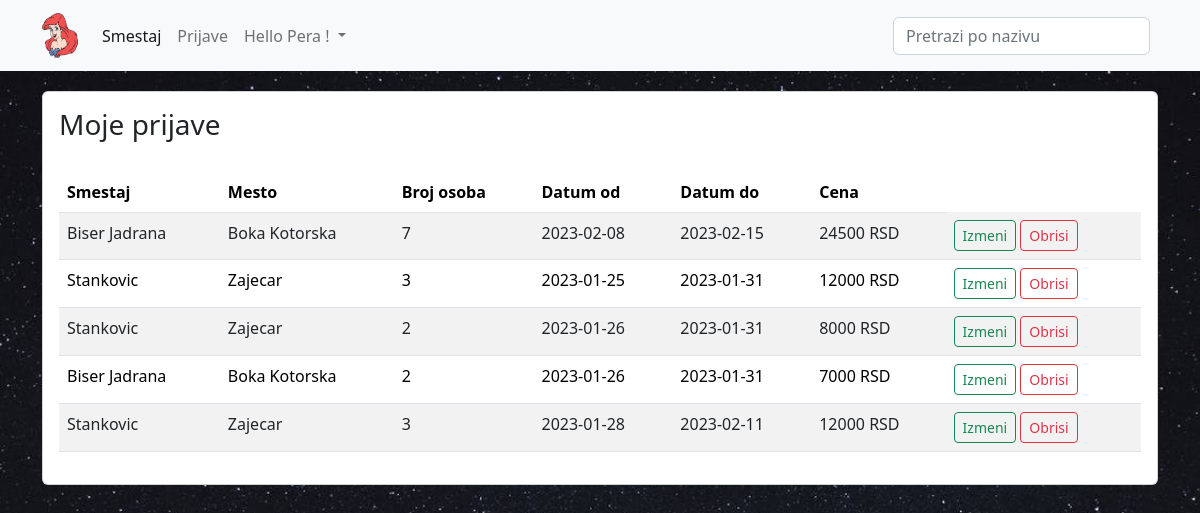
The app's page /prijave.php (signed in) with its own data.
### tables this page shows
CREATE TABLE `prijava` (
  `id` int(11) NOT NULL,
  `broj_osoba` int(11) NOT NULL,
  `datum_od` date NOT NULL,
  `datum_do` date NOT NULL,
  `cena` decimal(10,0) NOT NULL,
  `korisnik_id` int(11) NOT NULL,
  `smestaj_id` int(11) NOT NULL
);

CREATE TABLE `smestaj` (
  `id` int(11) NOT NULL,
  `tip` varchar(255) NOT NULL,
  `naziv` varchar(255) NOT NULL,
  `mesto` varchar(255) NOT NULL,
  `kapacitet` int(11) NOT NULL,
  `cena_po_osobi` decimal(10,0) NOT NULL
);

### model/prijava.php (called while the page is built, shortened)
<?php
class Prijava
{
  public static function getByUserId($korisnik_id, $conn)
  {
    $query = "SELECT p.id AS prijava_id, s.naziv AS smestaj, mesto, broj_osoba, datum_od, datum_do, cena FROM prijava AS p JOIN smestaj AS s ON p.smestaj_id=s.id WHERE p.korisnik_id='$korisnik_id'";
    return $conn->query($query);
  }
}

### prijave.php (the view, shortened to what this page needs)
<?php
require "db.php";
require "model/prijava.php";
$rezultat = Prijava::getByUserId($_SESSION['user_id'], $conn);
if ($rezultat->num_rows == 0) {
    echo "Nemate prijeve ";
    die();
} else {
?>
    <!DOCTYPE html>
    <html lang="en">
    <head>
        <link rel="stylesheet" type="text/css" href="css/home.css">
        <link href="https://cdn.jsdelivr.net/npm/bootstrap@5.2.3/dist/css/bootstrap.min.css" rel="stylesheet">
    </head>
    <body>
        <?php include 'includes/navBar.php'; ?>
        <div class="container table-card">
            <div class="card">
                <div class="card-body">
                    <h3>Moje prijave</h3>
                    <table id="myTable" class="table table-hover table-striped" style="color: black; margin-top: 30px;">
                        <thead class="thead">
                            <tr>
                                <th scope="col">Smestaj</th>
                                <th scope="col">Mesto</th>
                                <th scope="col">Broj osoba</th>
                                <th scope="col">Datum od</th>
                                <th scope="col">Datum do</th>
                                <th scope="col">Cena</th>
                            </tr>
                        </thead>
                        <tbody>
                            <?php
                            while ($red = $rezultat->fetch_array()) :
                            ?>
                                <tr>
                                    <td><?php echo $red["smestaj"] ?></td>
                                    <td><?php echo $red["mesto"] ?></td>
                                    <td><?php echo $red["broj_osoba"] ?></td>
                                    <td><?php echo $red["datum_od"] ?></td>
                                    <td><?php echo $red["datum_do"] ?></td>
                                    <td><?php echo $red["cena"] ?> RSD</td>
                                    <td>
                                        <button id=<?php echo $red["prijava_id"] ?> type="button" class="btn btn-outline-success btn-sm btn-update-booking" data-bs-toggle="modal" data-bs-target="#izmeniModal">Izmeni</button>
                                        <button id=<?php echo $red["prijava_id"] ?> type="button" class="btn btn-outline-danger btn-sm btn-delete">Obrisi</button>
                                    </td>
                                </tr>
                        <?php
                            endwhile;
                        }
                        ?>
                        </tbody>
                    </table>
                </div>
            </div>
        </div>
    </body>
    </html>

### includes/navBar.php (shortened to what this page needs)
<nav class="navbar navbar-expand-lg bg-light">
            <div class="container">
                <a class="navbar-brand" href="#">
                    <img src="img/ariel-face.png" alt="Bootstrap" width="36" height="45">
                </a>
                <div class="collapse navbar-collapse" id="navbarSupportedContent">
                    <ul class="navbar-nav me-auto mb-2 mb-lg-0">
                        <li class="nav-item">
                            <a class="nav-link active" aria-current="page" href="home.php">Smestaj</a>
                        </li>
                        <li class="nav-item">
                            <a class="nav-link" href="prijave.php">Prijave</a>
                        </li>
                        <li class="nav-item dropdown">
                            <a class="nav-link dropdown-toggle" href="#" role="button" data-bs-toggle="dropdown" aria-expanded="false">
                                Hello <?php echo ucfirst($_SESSION["username"]) ?> !
                            </a>
                        </li>
                    </ul>
                    <form class="d-flex" role="search">
                        <input class="form-control me-2" type="search" placeholder="Pretrazi po nazivu" aria-label="Search" id="searchInput">
                    </form>
                </div>
            </div>
        </nav>

### css/home.css (style rules this page uses)
body { background-image: url("pexels.jpeg"); background-size: 100% 100%; background-repeat: no-repeat; background-attachment: fixed; }
.table-card { margin-top: 20px; }

### records on screen
prijava: smestaj.naziv "Biser Jadrana", smestaj.mesto "Boka Kotorska", broj_osoba "7", datum_od "2023-02-08", datum_do "2023-02-15", cena "24500"
prijava: smestaj.naziv "Stankovic", smestaj.mesto "Zajecar", broj_osoba "3", datum_od "2023-01-25", datum_do "2023-01-31", cena "12000"
prijava: smestaj.naziv "Stankovic", smestaj.mesto "Zajecar", broj_osoba "2", datum_od "2023-01-26", datum_do "2023-01-31", cena "8000"
prijava: smestaj.naziv "Biser Jadrana", smestaj.mesto "Boka Kotorska", broj_osoba "2", datum_od "2023-01-26", datum_do "2023-01-31", cena "7000"
prijava: smestaj.naziv "Stankovic", smestaj.mesto "Zajecar", broj_osoba "3", datum_od "2023-01-28", datum_do "2023-02-11", cena "12000"

### other values on screen
$_SESSION["username"] "Pera"
